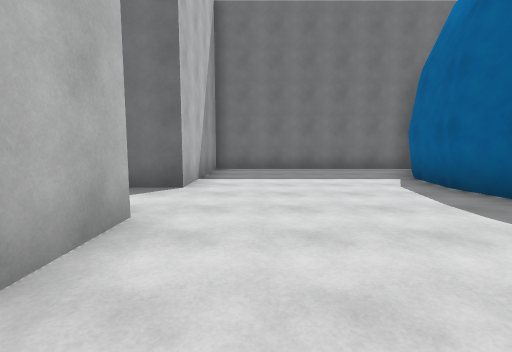
View 1 (above)

17 first-person views from a walk through a scene from a Unity 3-D project. The camera is 1.4 m above the floor, tilts 6° down and sees 85° across. The floor is counted in squares, 2 m on a side. Each view is taken from the middle of a square. On the plan, view 1 faces up. The plan holds only what a view shows up to about 9 squares ahead; the rest is blank. The place goes on beyond the plan.

View 2
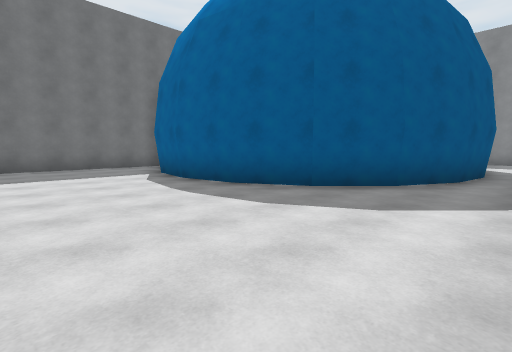

View 3
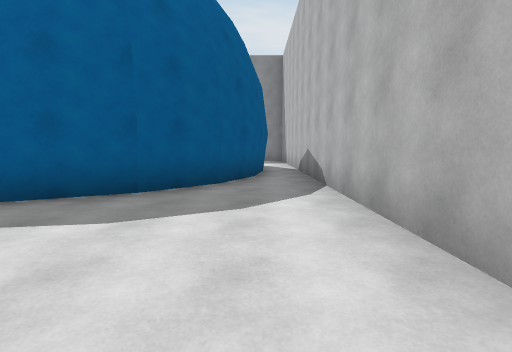

View 4
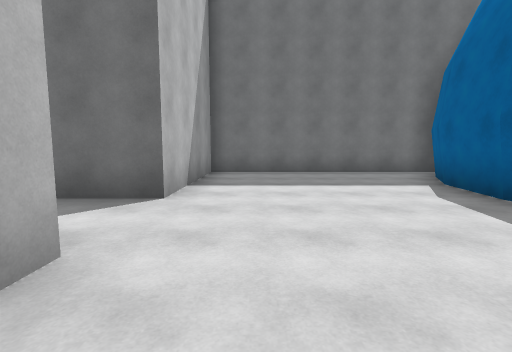

View 5
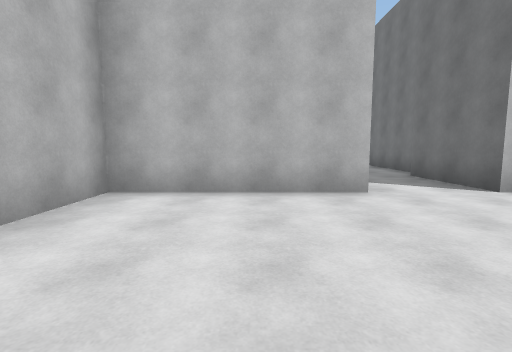

View 6
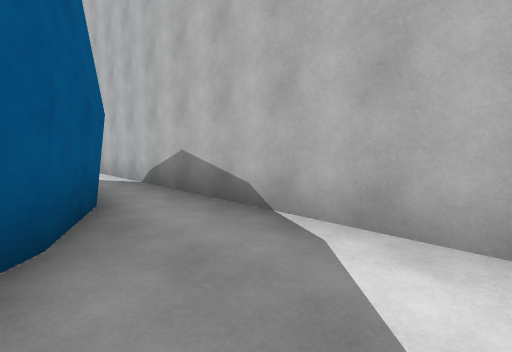

View 7
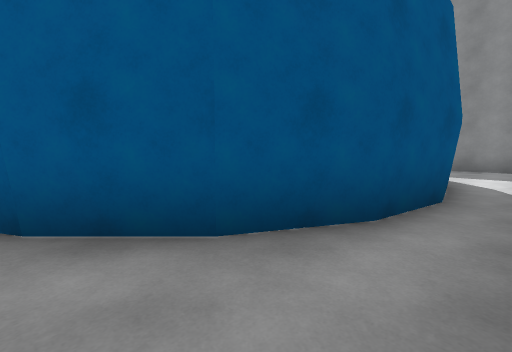

View 8
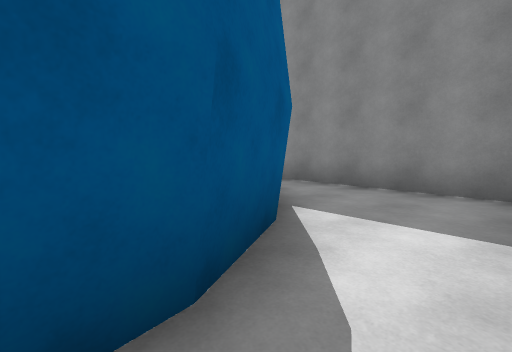

View 9
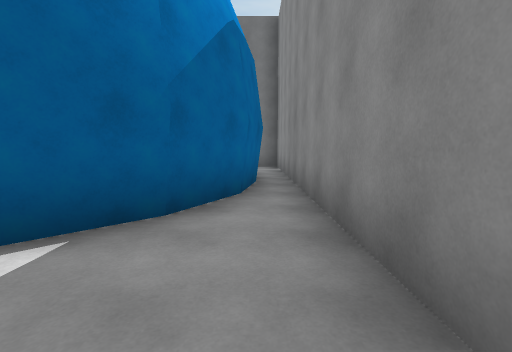

View 10
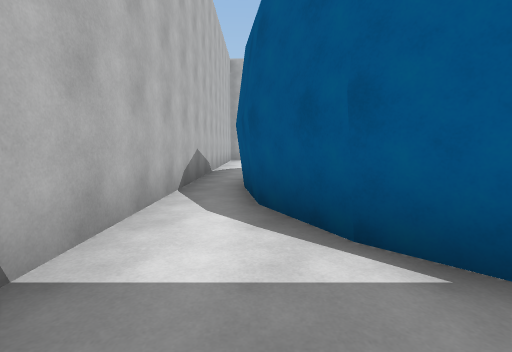

View 11
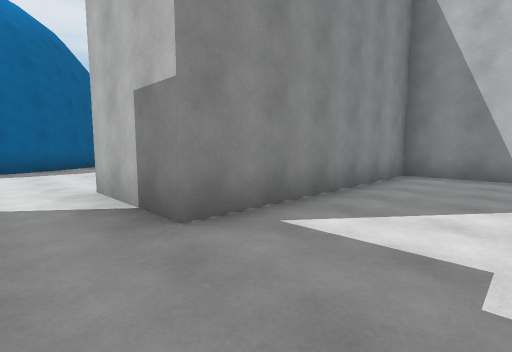

View 12
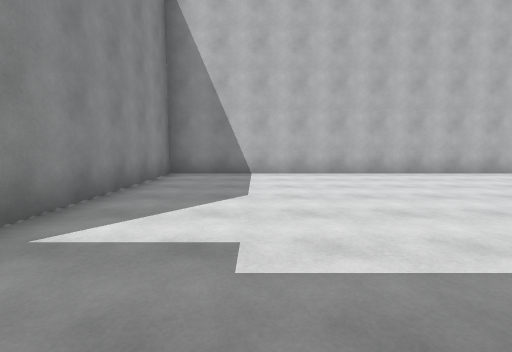

View 13
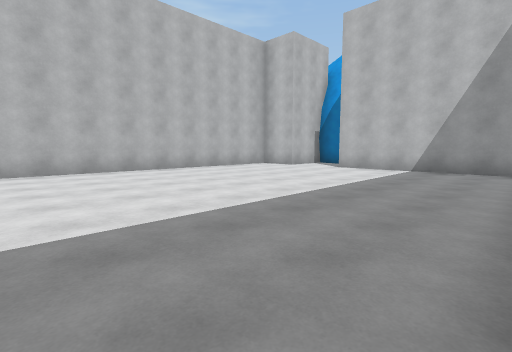

View 14
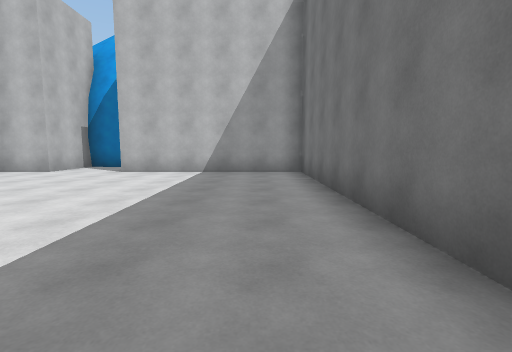

View 15
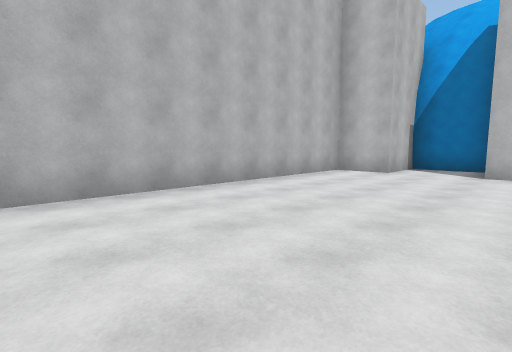

View 16
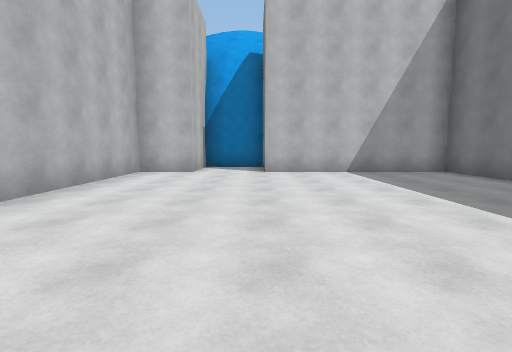

View 17
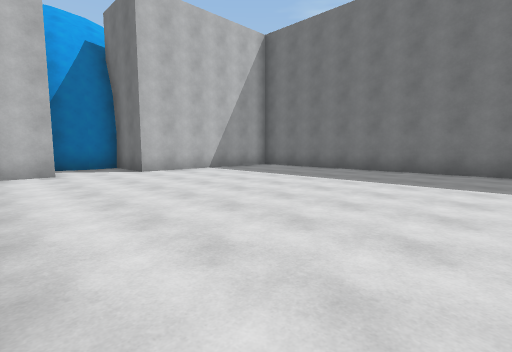

### Floor plan
Points are (right, up) in squares from view 1. A wall is a line through its corners. A room is listed if a view was taken in it or the views show most of it. See-through windows are left out.
Room 1 (views 1, 2, 3, 4, 5, 6, 7, 8)
walls: (-1.2, 2.7) (-1.2, -1.3) (10.6, -1.3); (5, 8.7) (-1.2, 8.7) (-1.2, 4.8); (9.6, -0.1) (8.1, -0.3) (6.7, -0.1) (5.3, 0.7) (4.2, 1.8) (3.5, 3.2) (3.2, 4.7) (3.5, 6.1) (4.2, 7.6)
ways out: opening at (10, -1) to room 2; opening at (-2.5, 3.5) to room 3
Room 2 (views 9, 10)
walls: (12.2, 1.8) (11.1, 0.7) (9.6, -0.1); (10.6, -1.3) (11.8, -1.3); (13.8, -0.9) (13.8, 5.4); (13.1, 4.7) (12.9, 3.3) (12.1, 1.7)
ways out: opening at (10, -1) to room 1
Room 3 (views 11, 12, 13, 14, 15, 16, 17)
walls: (-4.6, 5.3) (-14.8, 5.3) (-14.8, 0.3) (-16.6, 0.3) (-16.5, -0.5) (-16.7, -1.7) (-14.8, -1.7) (-14.8, -3.2) (-3.8, -3.2) (-3.8, 2.7) (-1.2, 2.7); (-1.2, 4.8) (-3.8, 4.8)
ways out: opening at (-2.5, 3.5) to room 1

Positions as (right, up) in squares from view 1, and headings:
1: (0, 0), facing up
2: (0, -1), facing up-right
3: (0, 0), facing right
4: (0, 1), facing up
5: (3, 1), facing left
6: (3, 1), facing down-right
7: (4, -1), facing up-right
8: (9, -1), facing up-right
9: (13, -1), facing up
10: (13, 0), facing left
11: (-6, 4), facing down-right
12: (-6, 4), facing down
13: (-6, 5), facing down-left
14: (-7, 4), facing left
15: (-7, 1), facing down-left
16: (-7, 0), facing left
17: (-7, -3), facing up-left
